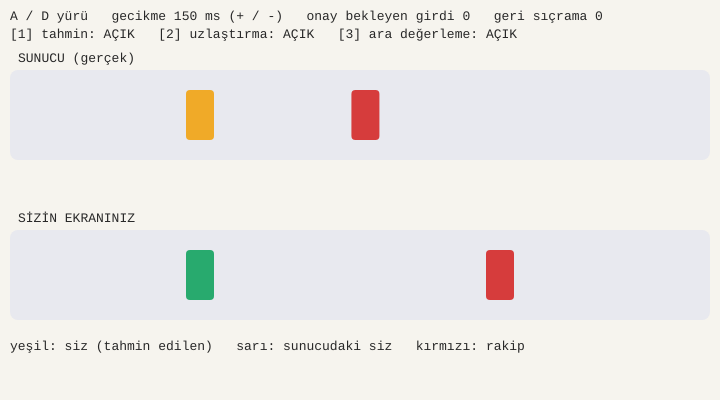
Frame 1 (no input)
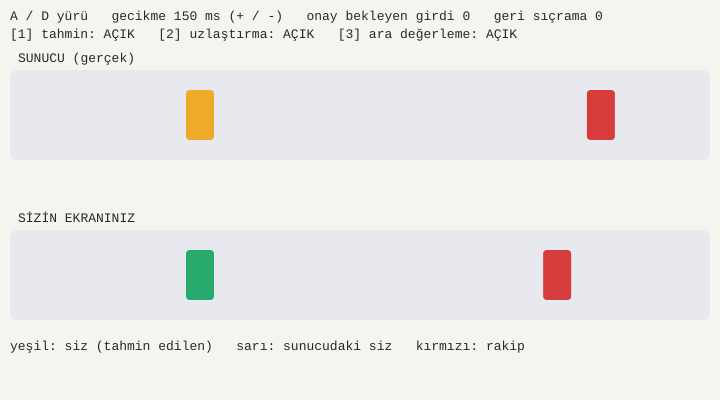
Frame 60 (no input)
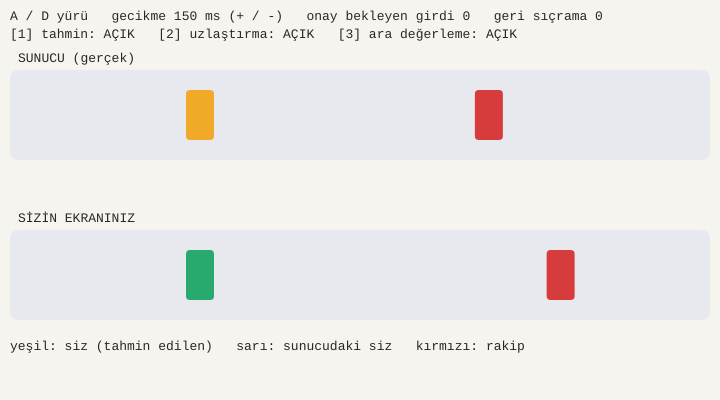
Frame 120 (the mouse pressed at the canvas centre since frame 60)

The p5.js sketch that drew these frames (run headless with seeded random() and noise() and a simulated clock; from frame 60 on, the mouse is pressed at the canvas centre):

// p5.js sketch
// ── sketch.js
// Tek sayfada sahte ağ: yetkili sunucu, istemci tahmini + uzlaştırma, rakip için ara değerleme (p5.js)
// Gerçek ağ yok: "gönderilen" her mesaj bir kuyruğa konur ve GECIKME kadar sonra teslim edilir.
let GECIKME = 0.15;                       // tek yön (saniye)
const SUNUCU_HZ = 10, TAMPON = 0.15, HIZ = 220;
let tahmin = true, uzlastirma = true, araDegerleme = true;

let zaman = 0, sunucuyaGiden = [], istemciyeGelen = [];
let sunucu = { ben: 200, sonIslenen: 0, rakip: 500, sonrakiYayin: 0 };
let ben = 200, sira = 0, bekleyen = [], rakipPaketleri = [], sicrama = 0;

const uygula = (x, dx) => constrain(x + dx, 20, 700);       // hareket kuralı: istemci ve sunucu AYNI fonksiyonu kullanır
const gonder = (kuyruk, mesaj) => kuyruk.push({ varis: zaman + GECIKME, mesaj });
function teslimAl(kuyruk) {                                // vakti gelen mesajları kuyruktan çıkar
  const gelen = kuyruk.filter(k => k.varis <= zaman).map(k => k.mesaj);
  for (let i = kuyruk.length - 1; i >= 0; i--) if (kuyruk[i].varis <= zaman) kuyruk.splice(i, 1);
  return gelen;
}

function setup() { createCanvas(720, 400); textFont('monospace', 13); }

function keyPressed() {
  if (key === '1') tahmin = !tahmin;
  if (key === '2') uzlastirma = !uzlastirma;
  if (key === '3') araDegerleme = !araDegerleme;
  if (key === '+' || key === '=') GECIKME = min(0.5, GECIKME + 0.05);
  if (key === '-') GECIKME = max(0, GECIKME - 0.05);
}

function draw() {
  const dt = min(deltaTime / 1000, 0.05); zaman += dt;

  // ---------- İSTEMCİ: girdiyi oku, numarala, yolla; beklemeden kendi üzerinde uygula ----------
  const yon = (keyIsDown(68) ? 1 : 0) - (keyIsDown(65) ? 1 : 0);
  if (yon !== 0) {
    const girdi = { sira: ++sira, dx: yon * HIZ * dt };
    gonder(sunucuyaGiden, girdi);
    if (tahmin) { ben = uygula(ben, girdi.dx); bekleyen.push(girdi); }           // TAHMİN
  }

  // ---------- SUNUCU: girdileri uygula (tek yetkili), rakibi yürüt, saniyede 10 kez durum yayınla ----------
  for (const g of teslimAl(sunucuyaGiden)) { sunucu.ben = uygula(sunucu.ben, g.dx); sunucu.sonIslenen = g.sira; }
  sunucu.rakip = 360 + 250 * sin(zaman * 1.3);
  if (zaman >= sunucu.sonrakiYayin) {
    gonder(istemciyeGelen, { t: zaman, ben: sunucu.ben, sonIslenen: sunucu.sonIslenen, rakip: sunucu.rakip });
    sunucu.sonrakiYayin += 1 / SUNUCU_HZ;
  }

  // ---------- İSTEMCİ: sunucudan gelen durumu işle ----------
  for (const d of teslimAl(istemciyeGelen)) {
    rakipPaketleri.push({ t: d.t, x: d.rakip }); if (rakipPaketleri.length > 30) rakipPaketleri.shift();
    const once = ben;
    if (!tahmin) ben = d.ben;
    else if (!uzlastirma) { ben = d.ben; bekleyen = []; }
    else {                                                            // UZLAŞTIRMA
      bekleyen = bekleyen.filter(g => g.sira > d.sonIslenen);         // onaylananları at
      ben = d.ben; for (const g of bekleyen) ben = uygula(ben, g.dx);             // kalanları yeniden uygula
    }
    if (tahmin && abs(ben - once) > 2) sicrama++;
  }

  // ---------- İSTEMCİ: rakibi çiz (ARA DEĞERLEME: biraz geçmişi göster) ----------
  let rakipX = rakipPaketleri.length ? rakipPaketleri[rakipPaketleri.length - 1].x : 500;
  if (araDegerleme && rakipPaketleri.length > 1) {
    const cizimAni = zaman - GECIKME - TAMPON;
    for (let i = 1; i < rakipPaketleri.length; i++) {
      const a = rakipPaketleri[i - 1], b = rakipPaketleri[i];
      if (a.t <= cizimAni && cizimAni <= b.t) rakipX = lerp(a.x, b.x, (cizimAni - a.t) / (b.t - a.t));
    }
  }

  // ---------- çizim ----------
  background(246, 244, 238); noStroke();
  fill(232, 233, 239); rect(10, 70, 700, 90, 8); rect(10, 230, 700, 90, 8);
  fill(40); text('SUNUCU (gerçek)', 18, 62); text('SİZİN EKRANINIZ', 18, 222);
  fill(240, 170, 40); rect(sunucu.ben - 14, 90, 28, 50, 4); fill(214, 60, 60); rect(sunucu.rakip - 14, 90, 28, 50, 4);
  fill(40, 170, 110); rect(ben - 14, 250, 28, 50, 4);          fill(214, 60, 60); rect(rakipX - 14, 250, 28, 50, 4);
  fill(40);
  text(`A / D yürü   gecikme ${(GECIKME * 1000).toFixed(0)} ms (+ / -)   onay bekleyen girdi ${bekleyen.length}   geri sıçrama ${sicrama}`, 10, 20);
  text(`[1] tahmin: ${tahmin ? 'AÇIK' : 'kapalı'}   [2] uzlaştırma: ${uzlastirma ? 'AÇIK' : 'kapalı'}   [3] ara değerleme: ${araDegerleme ? 'AÇIK' : 'kapalı'}`, 10, 38);
  text('yeşil: siz (tahmin edilen)   sarı: sunucudaki siz   kırmızı: rakip', 10, 350);
}
